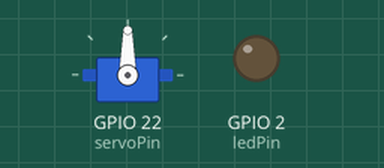
Simulated run of this sketch. Board: ESP32. Parts: servo, output pins drawn as LEDs (lit = HIGH). Nothing arrives over Bluetooth unless stated; a phone connects over Bluetooth LE 3 s after start; what the sketch prints to the serial monitor is not drawn.

Above: at 0.1 s.
At 3.1 s:
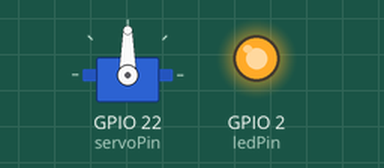
Timing chart, 0 to 4.6 s (numbered marks = the images above):
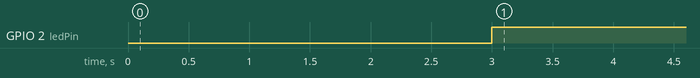

Measured:
- by itself, GPIO 2 (ledPin): LOW → HIGH at 3.0 s

The sketch:

servo_remote_esp32control.ino
```cpp
// 引入蓝牙低功耗（BLE）设备相关的库，用于实现 BLE 功能
#include <BLEDevice.h>
// 引入 BLE 工具库，提供一些辅助功能
#include <BLEUtils.h>
// 引入 BLE 服务器库，用于创建 BLE 服务器
#include <BLEServer.h>
// 引入 ESP32 专用的舵机库，用于控制舵机
#include <ESP32Servo.h>

/*-------------------------------------------
              硬件配置宏定义
-------------------------------------------*/
// 定义 BLE 服务的 UUID，用于标识 BLE 服务，客户端需要通过此 UUID 来识别服务
#define SERVICE_UUID        "4fafc201-1fb5-459e-8fcc-c5c9c331914b"
// 定义 BLE 特征的 UUID，用于标识服务中的具体特征，客户端通过此 UUID 来与该特征进行交互
#define CHARACTERISTIC_UUID "beb5483e-36e1-4688-b7f5-ea07361b26a8"
// 定义 LED 连接的 GPIO 引脚，用于控制 LED 的亮灭
const int ledPin = 2;
// 定义舵机信号连接的 GPIO 引脚，用于向舵机发送控制信号
const int servoPin = 22;
// 创建一个舵机对象，用于控制舵机的转动
Servo myServo;

/*-------------------------------------------
            BLE回调类（连接状态处理）
-------------------------------------------*/
// 自定义一个类，继承自 BLEServerCallbacks，用于处理 BLE 服务器的连接和断开事件
class MyServerCallbacks: public BLEServerCallbacks {
    // 当有客户端连接到 BLE 服务器时，此函数会被调用
    void onConnect(BLEServer* pServer) {
        // 连接成功后，将 LED 引脚设置为高电平，点亮 LED
        digitalWrite(ledPin, HIGH);
    }

    // 当客户端与 BLE 服务器断开连接时，此函数会被调用
    void onDisconnect(BLEServer* pServer) {
        // 断开连接后，将 LED 引脚设置为低电平，熄灭 LED
        digitalWrite(ledPin, LOW);
        // 重新启动 BLE 广播，以便其他客户端可以发现该设备
        pServer->startAdvertising();
    }
};

/*-------------------------------------------
          BLE特征回调类（数据接收处理）
-------------------------------------------*/
// 自定义一个类，继承自 BLECharacteristicCallbacks，用于处理 BLE 特征的写入事件
class MyCharCallbacks: public BLECharacteristicCallbacks {
    // 当客户端向 BLE 特征写入数据时，此函数会被调用
    void onWrite(BLECharacteristic *pCharacteristic) {
        // 获取客户端写入的数据，并将其转换为 Arduino 的 String 类型
        String cmd = pCharacteristic->getValue().c_str();
        // 查找数据中冒号（:）的位置，用于分割命令类型和参数
        int sepIndex = cmd.indexOf(':');

        // 如果找到了冒号，说明数据格式符合要求
        if(sepIndex != -1) {
            // 从数据中提取命令类型，即冒号之前的部分
            String type = cmd.substring(0, sepIndex);
            // 从数据中提取参数，并将其转换为整数类型，即冒号之后的部分
            int angle = cmd.substring(sepIndex+1).toInt();

            // 如果命令类型为 "SERVO"，表示要控制舵机
            if(type == "SERVO") {
                // 将角度限制在 0 到 180 度之间，避免舵机超出其转动范围
                angle = constrain(angle, 0, 180);
                // 向舵机写入指定的角度，控制舵机转动到该角度
                myServo.write(angle);
                // 通过串口输出提示信息，显示舵机已设置的角度
                Serial.print("舵机角度已设置：");
                Serial.println(angle);
            }
            // 如果命令类型为 "LED"，表示要控制 LED
            else if(type == "LED") {
                // 根据参数的值（0 或 1），将 LED 引脚设置为低电平或高电平，控制 LED 的亮灭
                digitalWrite(ledPin, angle ? HIGH : LOW);
            }
        }
    }
};

/*-------------------------------------------
              全局BLE对象声明
-------------------------------------------*/
// 声明一个指向 BLE 服务器的指针，用于操作 BLE 服务器
BLEServer *pServer;
// 声明一个指向 BLE 服务的指针，用于操作 BLE 服务
BLEService *pService;
// 声明一个指向 BLE 特征的指针，用于操作 BLE 特征
BLECharacteristic *pCharacteristic;

/*-------------------------------------------
                 初始化配置
-------------------------------------------*/
// setup 函数在程序启动时只执行一次，用于初始化硬件和 BLE 相关设置
void setup() {
    // 初始化串口通信，设置波特率为 115200，用于调试信息的输出
    Serial.begin(115200);

    // 硬件初始化
    // 将 LED 引脚设置为输出模式，以便可以控制其电平高低
    pinMode(ledPin, OUTPUT);
    // 初始时将 LED 引脚设置为低电平，熄灭 LED
    digitalWrite(ledPin, LOW);

    // 舵机初始化
    // 设置舵机的工作频率为 50Hz，这是标准的舵机控制频率
    myServo.setPeriodHertz(50);
    // 将舵机连接到指定的引脚，并设置脉宽范围为 500 - 2500 微秒，这是常见的舵机脉宽范围
    myServo.attach(servoPin, 500, 2500);
    // 将舵机的初始位置设置为 90 度
    myServo.write(90);

    // BLE 初始化
    // 初始化 BLE 设备，并设置设备名称为 "ESP32-Servo"，方便客户端搜索
    BLEDevice::init("ESP32-Servo");
    // 创建一个 BLE 服务器对象
    pServer = BLEDevice::createServer();
    // 为 BLE 服务器设置自定义的回调类，用于处理连接和断开事件
    pServer->setCallbacks(new MyServerCallbacks());

    // 在 BLE 服务器上创建一个服务，使用之前定义的服务 UUID
    pService = pServer->createService(SERVICE_UUID);
    // 在服务中创建一个特征，使用之前定义的特征 UUID，并设置该特征支持写入操作
    pCharacteristic = pService->createCharacteristic(
        CHARACTERISTIC_UUID,
        BLECharacteristic::PROPERTY_WRITE
    );
    // 为特征设置自定义的回调类，用于处理特征的写入事件
    pCharacteristic->setCallbacks(new MyCharCallbacks());

    // 启动 BLE 服务，使服务可以被客户端访问
    pService->start();
    // 获取 BLE 广播对象，用于设置广播参数
    BLEAdvertising *pAdvertising = BLEDevice::getAdvertising();
    // 在广播中添加服务的 UUID，让客户端可以识别该服务
    pAdvertising->addServiceUUID(SERVICE_UUID);
    // 启动 BLE 广播，使设备可以被其他 BLE 设备发现
    BLEDevice::startAdvertising();
    // 通过串口输出提示信息，表明 BLE 已启动
    Serial.println("BLE已启动");
}

// loop 函数会不断循环执行，这里只是简单地延迟 1 秒，可根据需要添加其他任务
void loop() {
    delay(1000);
}
```
